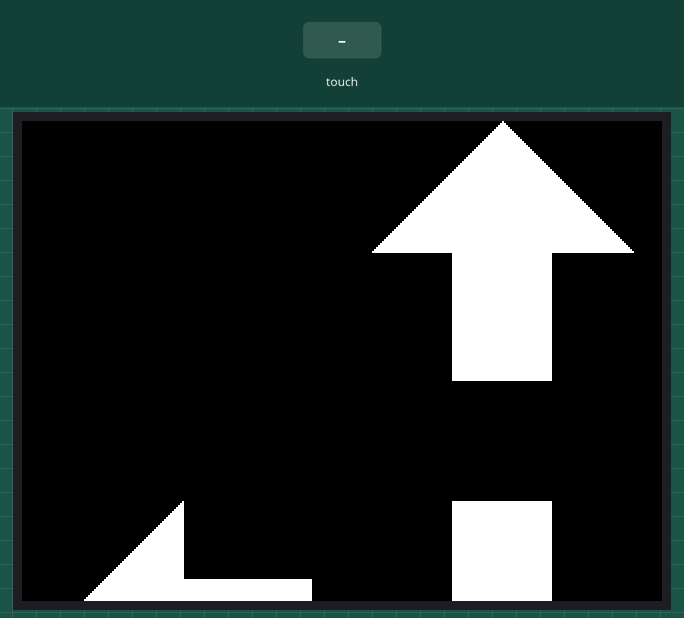
The sketch below on a simulated ESP32. Shown: 320×240 colour display. The test bench sets the inputs (shaded band). What the sketch prints to the serial monitor is not drawn.

Above: at 5.6 s.
5.7 s: screen touched at 62 % across, 10 % down
7.2 s: screen touched at 13 % across, 50 % down
8.7 s: screen touched at 62 % across, 70 % down
Timing chart, 0 to 11.7 s (numbered marks = the images above; inputs shaded):
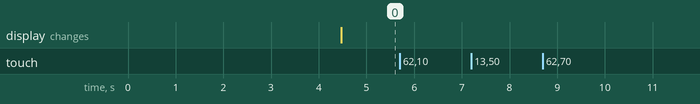

Measured:
- after the input at 5.7 s, every drawn part: stays the same
- after the input at 7.2 s, every drawn part: stays the same
- after the input at 8.7 s, every drawn part: stays the same

The sketch:

Touch_calibrate_copy_20250424125101.ino
```cpp
#include "FS.h"
#include <TFT_eSPI.h>
#include <SPI.h>
TFT_eSPI tft = TFT_eSPI();
#define CALIBRATION_FILE "/TouchCalData3"
#define REPEAT_CAL false

struct Arrow {
    int x, y, size;
};

Arrow arrowUp = {240, 0, 130};
Arrow arrowDown = {240, 160, 130};
Arrow arrowRight = {400, 160, 130};
Arrow arrowLeft = {80 , 160, 130};
Arrow shiftButton = {400, 0, 130};

bool touchHandled = false;

void setup() {
  // Use serial port
  Serial.begin(9600);

  // Initialise the TFT screen
  tft.init();

  // Set the rotation to the orientation you wish to use in your project before calibration
  // (the touch coordinates returned then correspond to that rotation only)
  tft.setRotation(3);

  // Calibrate the touch screen and retrieve the scaling factors
  touch_calibrate();

/*
  // Replace above line with the code sent to Serial Monitor
  // once calibration is complete, e.g.:
  uint16_t calData[5] = { 286, 3534, 283, 3600, 6 };
  tft.setTouch(calData);
*/

  // Clear the screen
  tft.fillScreen(TFT_BLACK);
  //tft.drawCentreString("Touch screen to test!",tft.width()/2, tft.height()/2, 2);

      drawArrowUp(arrowUp.x, arrowUp.y, arrowUp.size, TFT_WHITE);
    drawArrowDown(arrowDown.x, arrowDown.y, arrowDown.size, TFT_WHITE);
    drawArrowRight(arrowRight.x, arrowRight.y, arrowRight.size, TFT_WHITE);
    drawArrowLeft(arrowLeft.x, arrowLeft.y, arrowLeft.size, TFT_WHITE);
    drawShift(shiftButton.x, shiftButton.y, shiftButton.size, TFT_YELLOW);
}

//------------------------------------------------------------------------------------------

void loop(void) {
  uint16_t h = 0, k = 0; // To store the touch coordinates

  // Pressed will be set true is there is a valid touch on the screen
  bool pressed = tft.getTouch(&h, &k);

  // Draw a white spot at the detected coordinates
  if (pressed) {
    //tft.fillCircle(h, k, 2, TFT_WHITE);         // <-- Uncomment this for touch debugging

    //Serial.print("x,y = ");
    //Serial.print(x);
    //Serial.print(",");
    //Serial.println(y);
  }

  uint16_t x, y;
    bool touched = tft.getTouch(&x, &y);

    if (touched && !touchHandled) {
        if (isInside(x, y, arrowUp)) {
            //drawArrowUp(arrowUp.x, arrowUp.y, arrowUp.size, TFT_YELLOW);
            //fadeArrowToWhite(drawArrowUp, arrowUp);
            Serial.println("UP_ARROW");
        } else if (isInside(x, y, arrowDown)) {
            //drawArrowDown(arrowDown.x, arrowDown.y, arrowDown.size, TFT_YELLOW);
            Serial.println("DOWN_ARROW");
            //fadeArrowToWhite(drawArrowDown, arrowDown);
        } else if (isInside(x, y, arrowLeft)) {
            //drawArrowLeft(arrowLeft.x, arrowLeft.y, arrowLeft.size, TFT_YELLOW);
            Serial.println("LEFT_ARROW");
            //fadeArrowToWhite(drawArrowLeft, arrowLeft);
        } else if (isInside(x, y, arrowRight)) {
            //drawArrowRight(arrowRight.x, arrowRight.y, arrowRight.size, TFT_YELLOW);
            Serial.println("RIGHT_ARROW");
            //fadeArrowToWhite(drawArrowRight, arrowRight);
        } else if (isInside(x, y, shiftButton)) {
            Serial.println("SHIFT");
        }
        touchHandled = true;
    } else if (!touched) {
        touchHandled = false;
    }
}

//------------------------------------------------------------------------------------------

// Code to run a screen calibration, not needed when calibration values set in setup()
void touch_calibrate()
{
  uint16_t calData[5];
  uint8_t calDataOK = 0;

  // Calibrate
  tft.fillScreen(TFT_BLACK);
  tft.setCursor(20, 0);
  tft.setTextFont(2);
  tft.setTextSize(1);
  tft.setTextColor(TFT_WHITE, TFT_BLACK);

  tft.println("Touch corners as indicated");

  tft.setTextFont(1);
  tft.println();

  tft.calibrateTouch(calData, TFT_MAGENTA, TFT_BLACK, 15);

  Serial.println(); Serial.println();
  Serial.println("// Use this calibration code in setup():");
  Serial.print("  uint16_t calData[5] = ");
  Serial.print("{ ");

  for (uint8_t i = 0; i < 5; i++)
  {
    Serial.print(calData[i]);
    if (i < 4) Serial.print(", ");
  }

  Serial.println(" };");
  Serial.print("  tft.setTouch(calData);");
  Serial.println(); Serial.println();

  tft.fillScreen(TFT_BLACK);

  tft.setTextColor(TFT_GREEN, TFT_BLACK);
  tft.println("Calibration complete!");
  tft.println("Calibration code sent to Serial port.");

  delay(4000);
}

void fadeArrowToWhite(void (*drawArrow)(int, int, int, uint16_t), Arrow arrow) {
    for (int b = 0; b <= 255; b += 15) {
        uint16_t color = tft.color565(255, 255, b);  // Fade blue in
        drawArrow(arrow.x, arrow.y, arrow.size, color); // tweak this for speed
    }
}

bool isInside(int x, int y, Arrow arrow) {
    int halfSize = arrow.size - 30;
    int yOffset = (arrow.y == 160) + 50;  // Only add if it's one of the arrows with vertical offset
    int centerY = arrow.y + yOffset;
    return (x > arrow.x - halfSize && x < arrow.x + halfSize && y > centerY - halfSize && y < centerY + halfSize);
}

void drawArrowUp(int x, int y, int size, uint16_t color) {
    int halfsize = size / 2;
    //draw red rectangle enshrouding the arrow to specify touch area for the button
    tft.drawRect(x - halfsize - 15, y, 130 + 30, 130 + 30, TFT_BLACK);
    //draw the arrow
    tft.fillRect(x, y + halfsize, halfsize / 2 - 7, halfsize, color);
    tft.fillRect(x - halfsize / 2 + 7, y + halfsize, halfsize / 2, halfsize, color);
    tft.fillTriangle(x - halfsize, y + halfsize, x, y, x + halfsize, y + halfsize, color);
}
void drawArrowDown(int x, int y, int size, uint16_t color) {
    int halfsize = size / 2;
    tft.drawRect(x - halfsize - 15, y, 130 + 30, 130 + 30, TFT_BLACK);
    y += 30;
    tft.fillRect(x, y, halfsize / 2 - 7, halfsize, color);
    tft.fillRect(x - halfsize / 2 + 7, y, halfsize / 2, halfsize, color);
    tft.fillTriangle(x - halfsize, y + halfsize, x, y + halfsize * 2, x + halfsize, y + halfsize, color);
}
void drawArrowRight(int x, int y, int size, uint16_t color) {
    int halfsize = size / 2;
    tft.drawRect(x - halfsize - 15, y, 130 + 30, 130 + 30, TFT_BLACK);
    y += 30;
    tft.fillRect(x - halfsize, y + halfsize / 2 + 7, halfsize, halfsize / 2 - 7, color);
    tft.fillRect(x - halfsize, y + halfsize - 7, halfsize, halfsize / 2, color);
    tft.fillTriangle(x, y, x, y + halfsize * 2, x + halfsize, y + halfsize, color);
}
void drawArrowLeft(int x, int y, int size, uint16_t color) {
    int halfsize = size / 2;
    tft.drawRect(x - halfsize - 15, y, 130 + 30, 130 + 30, TFT_BLACK);
    y += 30;
    tft.fillRect(x, y + halfsize / 2 + 7, halfsize, halfsize / 2 - 7, color);
    tft.fillRect(x, y + halfsize - 7, halfsize, halfsize / 2, color);
    tft.fillTriangle(x, y, x, y + halfsize * 2 - 7, x - halfsize, y + halfsize, color);
}
void drawShift(int x, int y, int size, uint16_t color) {
    int halfsize = size / 2;
    tft.drawRect(x - halfsize - 15, y, 130 + 30, 130 + 30, TFT_BLACK);
}
```
